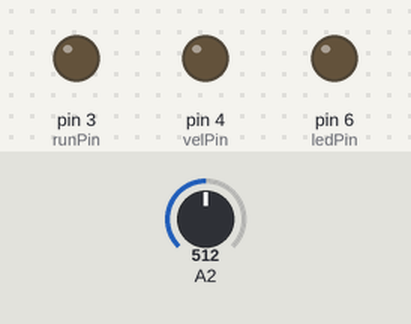
Bench run of a sketch on a simulated Arduino Mega 2560, built with avr-gcc and run on an emulated ATmega2560. On the bench: output pins drawn as LEDs (lit = HIGH). The test bench sets the inputs (shaded band); at power-on: A2 = 512.

Above: at 0.1 s.
At 5.1 s:
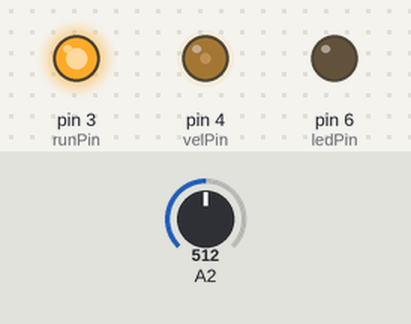
At 125.1 s:
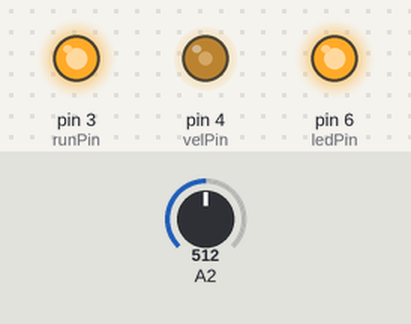
Timing chart, 0 to 126.6 s (numbered marks = the images above):
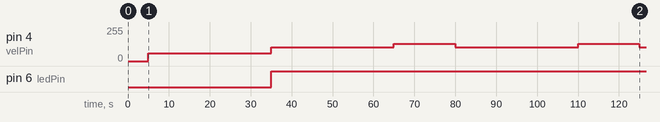

Measured:
- by itself, pin 4 (velPin): repeats every 45.0 s: 105/255 30.0 s, 129/255 15.0 s
- by itself, pin 6 (ledPin): LOW → HIGH at 35.0 s

The sketch:

pisa.ino
```cpp
#include <Controllino.h>

const byte interruptPin0 = CONTROLLINO_IN0;
const byte interruptPin1 = CONTROLLINO_IN1;

const byte runPin = CONTROLLINO_D1;
const byte velPin = CONTROLLINO_D2;
const byte ledPin = CONTROLLINO_D4;

volatile uint8_t i = 0;
volatile long iniA = 0;
volatile long iniB = 0;

void setup() {

  pinMode(interruptPin0, INPUT);
  pinMode(interruptPin1, INPUT);

  //attachInterrupt(digitalPinToInterrupt(interruptPin0), chkB, FALLING);

  pinMode(velPin, OUTPUT);
  pinMode(ledPin, OUTPUT);
  pinMode(runPin, OUTPUT);

  digitalWrite(velPin, LOW);
  digitalWrite(ledPin, LOW);
  digitalWrite(runPin, LOW);

  delay(5000);

  digitalWrite(runPin, HIGH);
  Serial.begin(9600);
  digitalWrite(ledPin, LOW);
}

uint8_t st = 0;

long initTime = 0;
long starTime = 0;
long waitTime = 0;
long riseTime = 0;
long readAtime = 0;

void loop() {

  if (st == 0) {
    digitalWrite(velPin, LOW);
    digitalWrite(ledPin, LOW);
  }

  if ((analogRead(A2) > 500) && ((millis() - readAtime) > 1000)) {
    readAtime = millis();
  }
  else if ((analogRead(A2) > 500)) {
    initTime = millis();
    if (st == 0) {
      starTime = millis();
      st = 1;
    }
  }


  if (st == 1) {

    analogWrite(velPin, 60);

    if ((millis() - starTime) > 30000) {
      st = 2;
      waitTime = millis();
    }
  }

  if (st == 2) {

    analogWrite(velPin, 105);

    if ((millis() - waitTime) > 30000) {
      st = 3;
      riseTime = millis();
    }
  }

  if (st == 3) {

    analogWrite(velPin, 129);

    if ((millis() - riseTime) > 15000) {
      st = 2;
      waitTime = millis();
    }

  }

  if ((st > 0) && ((millis() - initTime) > 180000)) {
    digitalWrite(ledPin, LOW);
    st = 0;
  }

  //LED
  if ((millis() - starTime) > 30000) {
    digitalWrite(ledPin, HIGH);
  }

}
```
